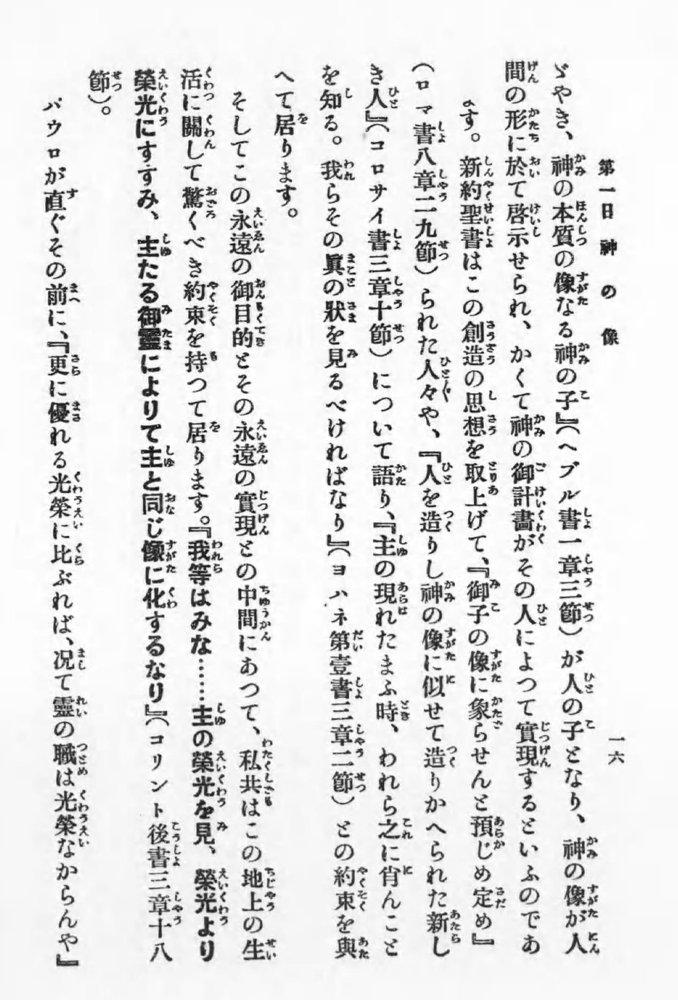
#> input picture samples/sample01.png, 678 x 1000 px, shrunk from 1268 x 1869 before the run
$ python -i remover.py   (imports and definitions only)   (older library calls are emulated)
#> lines starting #> are read from the running program, lines starting #| are printed output that depends on the picture; after the words box and inside, x2 and y2 are one past the last pixel; in counts of white or black regions, pixels touching at a corner belong together
### kanaruby_remover/histgram.py
import math

class Histgram:
    def __init__(self, array, step=5):
        self.step = step
        self.min = min(array)
        self.max = max(array)
        self.total = len(array)
        self.size = math.floor((self.max - self.min) / step) + 1
        self.counts = [0 for i in range(self.size)]
        self.accum_counts = [0 for i in range(self.size)]
        self.sets = [[] for i in range(self.size)]
        for num in array:
            index = self.get_index(num)
            self.counts[index] += 1
            self.sets[index].append(num)
        for i, count in enumerate(self.counts):
            for j in range(i, self.size):
                self.accum_counts[j] += count

    def get_index(self, value):
        return math.floor((value - self.min) / self.step)

    # [5 lines left out: function get_rate, not called in this run]

    def get_nums(self, index):
        return self.sets[index]

    def __str__(self):
        return str(self.counts)

# [7 lines that do not run on import are left out]

### kanaruby_remover/remover.py
import math
import cv2
import numpy as np
from histgram import Histgram
from logging import getLogger
logger = getLogger(__name__)

def cvt_gray(image):
    return cv2.cvtColor(image, cv2.COLOR_RGB2GRAY)

def straighten(image):
    logger.debug('straighten...')
    gray = cvt_gray(image)
    # Gaussian , threshold, contours
    sigma_x = 65
    average_square = (sigma_x, sigma_x)
    img_gauss = cv2.GaussianBlur(image, average_square, sigma_x)
    ret, thres = cv2.threshold(img_gauss, 240, 255, cv2.THRESH_BINARY_INV)
    thres = cvt_gray(thres)
    _, contours, hierarchy = cv2.findContours(thres, cv2.RETR_EXTERNAL, cv2.CHAIN_APPROX_SIMPLE)

    # 最大の矩形の傾きを取得
    largest_contour = max(contours, key=cv2.contourArea)
    rect = cv2.minAreaRect(largest_contour)
    position, size, angle = rect

    # 傾きのずれを画像の回転で補正する
    while angle <= -45:
        angle += 90
    while angle >= 45:
        angle -= 90
    logger.debug('Largest contour angle: {}'.format(angle))

    rows, cols, _ = image.shape
    rotationMat = cv2.getRotationMatrix2D((cols/2, rows/2), angle, 1)
    res_image = cv2.warpAffine(image, rotationMat, (cols, rows), borderMode=cv2.BORDER_CONSTANT, borderValue=(255,255,255))
    return res_image

def shadow_y(image):
    logger.debug('shadow_y...')
    # gaussian_y
    sigma_x = 1
    sigma_y = 127
    average_square = (sigma_x, sigma_y)
    img_gauss = cv2.GaussianBlur(image, average_square, sigma_x, None, sigma_y)

    # threshold inverse
    gray = cv2.cvtColor(img_gauss, cv2.COLOR_RGB2GRAY)
    ret, thres = cv2.threshold(gray, 220, 255, cv2.THRESH_BINARY_INV)
    return thres

def detect_rubies(shadow_image):
    logger.debug('detect_rubies...')
    # 連結成分を取得する
    nlabels, labelimg, contours, CoGs = cv2.connectedComponentsWithStats(shadow_image)

    # 連結成分の width に関するヒストグラム
    get_width = lambda contour: contour[2]
    max_width = get_width(max(contours, key=get_width))
    widths = [get_width(c) for c in contours if get_width(c) != max_width]
    w_hist = Histgram(widths)
    logger.debug('histgram {}'.format(w_hist))

    # ヒストグラムの中点以下をルビと考える
    # 小さすぎるものはノイズ
    half_size = math.floor(w_hist.size / 2)
    ruby_contours = [c for c in contours if w_hist.get_index(get_width(c)) < half_size and w_hist.get_index(get_width(c)) > 0]
    logger.debug('Detect {} rubies contours'.format(len(ruby_contours)))
    return ruby_contours

def remove_rubies_by_contours(image, ruby_contours, color=(255,255,255)):
    image_h = image.shape[0]
    for c in ruby_contours:
        x,y,w,h,_ = c
        cv2.rectangle(image, (x,0), (x+w,image_h), color, -1)

def remove_rubies(image):
    straight_image = straighten(image)
    shadow_image = shadow_y(straight_image)
    rubies = detect_rubies(shadow_image)
    remove_rubies_by_contours(straight_image, rubies)
    return straight_image

>>> import cv2
>>> picture = cv2.cvtColor(cv2.imread('../samples/sample01.png'), cv2.COLOR_BGR2RGB)
#> picture is the input picture: shape (1000, 678, 3); min 2, max 255, mean 228
>>> result = remove_rubies(picture)
#> in straighten, `img_gauss = cv2.GaussianBlur(image, average_square, sigma_x)`:
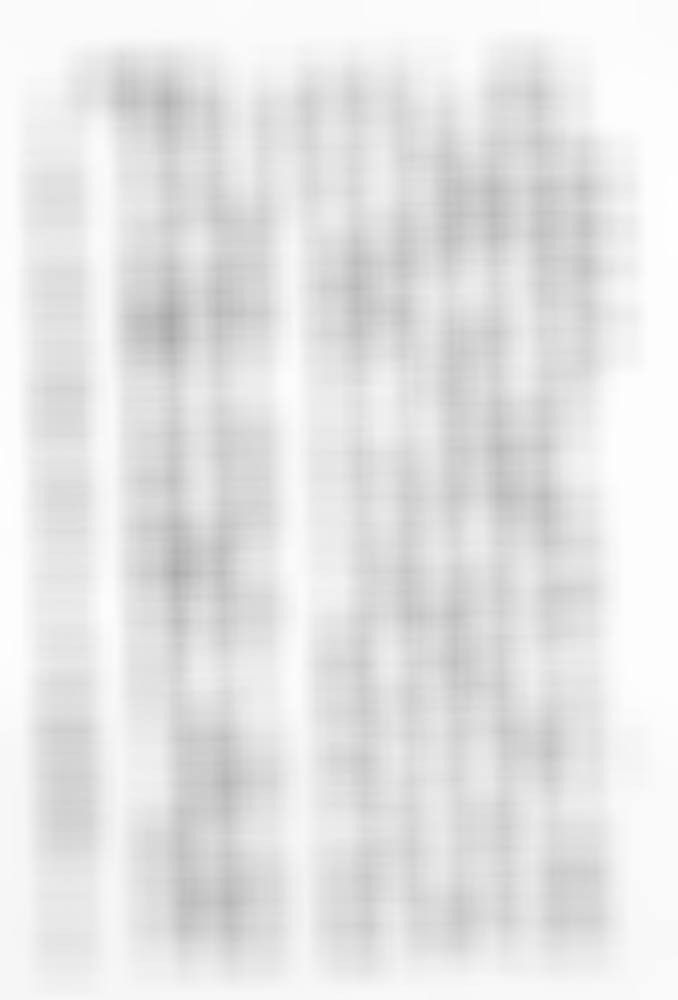
#> img_gauss: shape (1000, 678, 3); min 169, max 254, mean 228
#> in straighten, `ret, thres = cv2.threshold(img_gauss, 240, 255, cv2.THRESH_BINARY_INV)`:
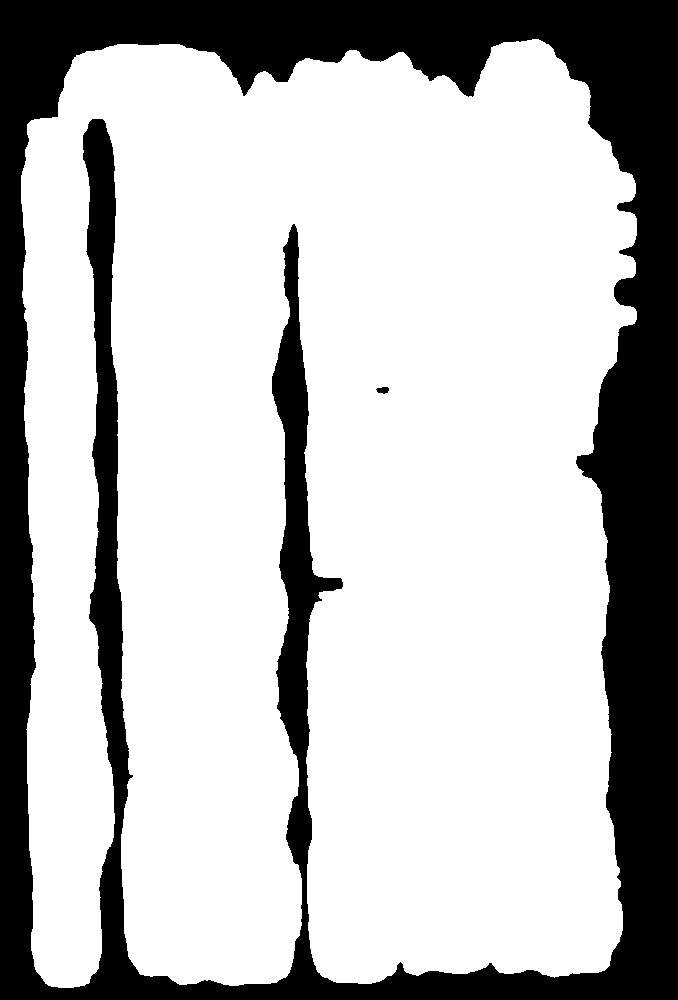
#> thres: shape (1000, 678, 3); 73.4% white; 2 black regions, box (x1, y1, x2, y2) and area: (0, 0, 678, 1000) 180360, (376, 387, 389, 394) 66
#> in straighten, `_, contours, hierarchy = cv2.findContours(thres, cv2.RETR_EXTERNAL, cv..`: contours = 1 contour; box (x1, y1, x2, y2) and area: (21, 39, 637, 988) 494469
#> in straighten, `largest_contour = max(contours, key=cv2.contourArea)`: largest_contour = contour of 2070 points, box (x1, y1, x2, y2) (21, 39, 637, 988), area 494469
#> in straighten, `rect = cv2.minAreaRect(largest_contour)`: rect = ((331.4, 512.7), (614.8, 943.6), -0.545)
#> in straighten, `position, size, angle = rect`: position = (331.4, 512.7); size = (614.8, 943.6); angle = -0.545
#> in straighten, `rotationMat = cv2.getRotationMatrix2D((cols/2, rows/2), angle, 1)`: rotationMat = [[1, -0.00951, 4.77], [0.00951, 1, -3.2]]
#> in shadow_y, `img_gauss = cv2.GaussianBlur(image, average_square, sigma_x, None, sig..`:
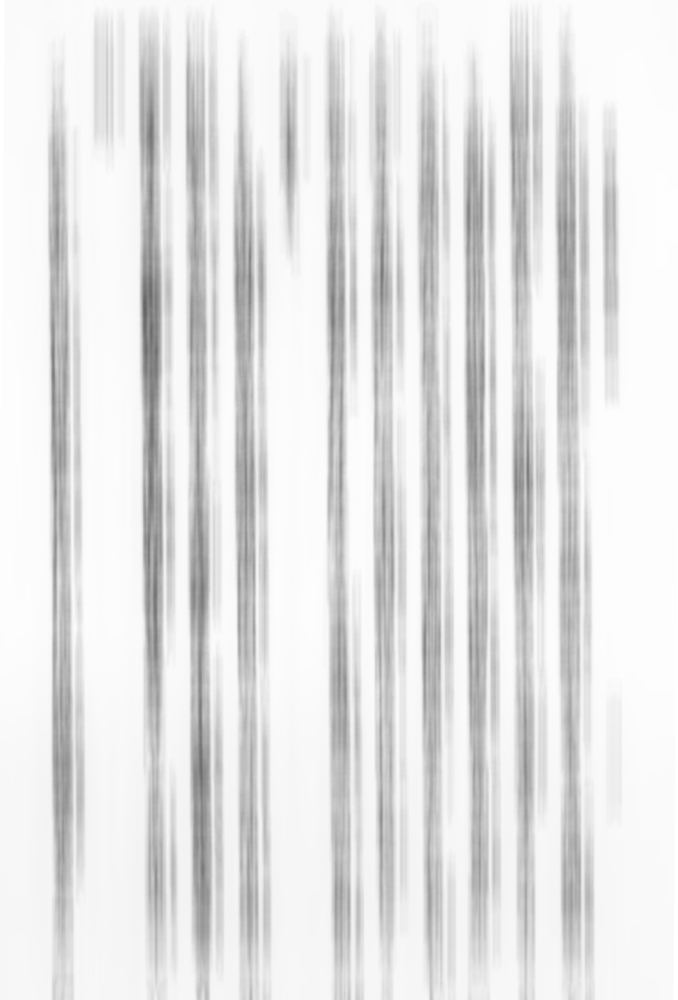
#> img_gauss: shape (1000, 678, 3); min 100, max 255, mean 228
#> in shadow_y, `ret, thres = cv2.threshold(gray, 220, 255, cv2.THRESH_BINARY_INV)`:
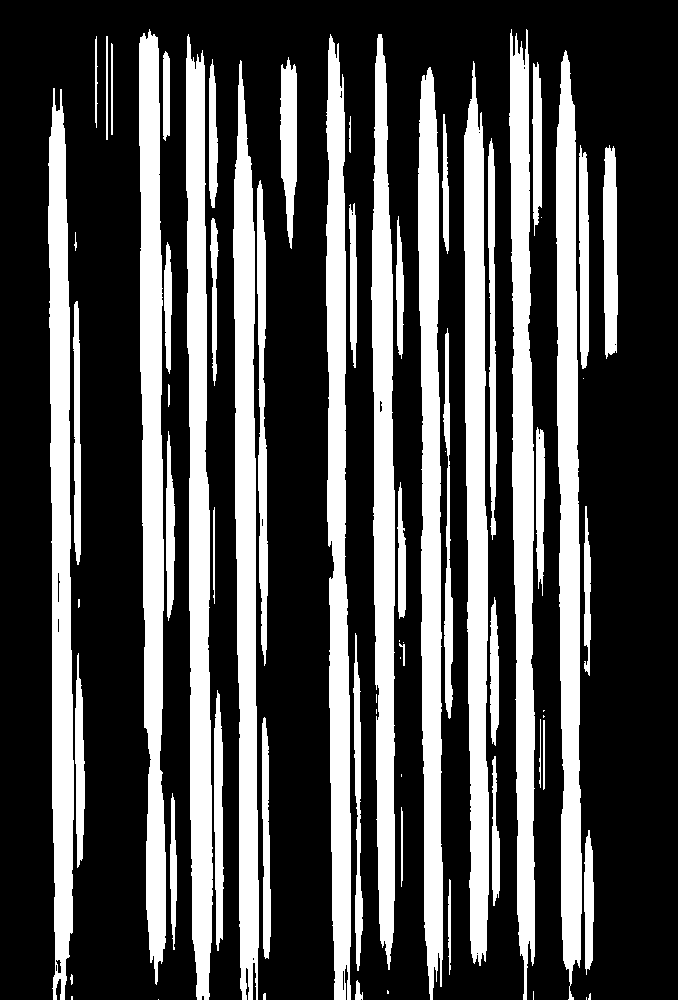
#> thres: shape (1000, 678); 30.8% white; 70 white regions (18 under 20 px), largest, box (x1, y1, x2, y2) and area: (186, 34, 213, 1000) 18101, (139, 29, 166, 985) 17949, (556, 50, 582, 1000) 17290
#> in detect_rubies, `nlabels, labelimg, contours, CoGs = cv2.connectedComponentsWithStats(s..`:
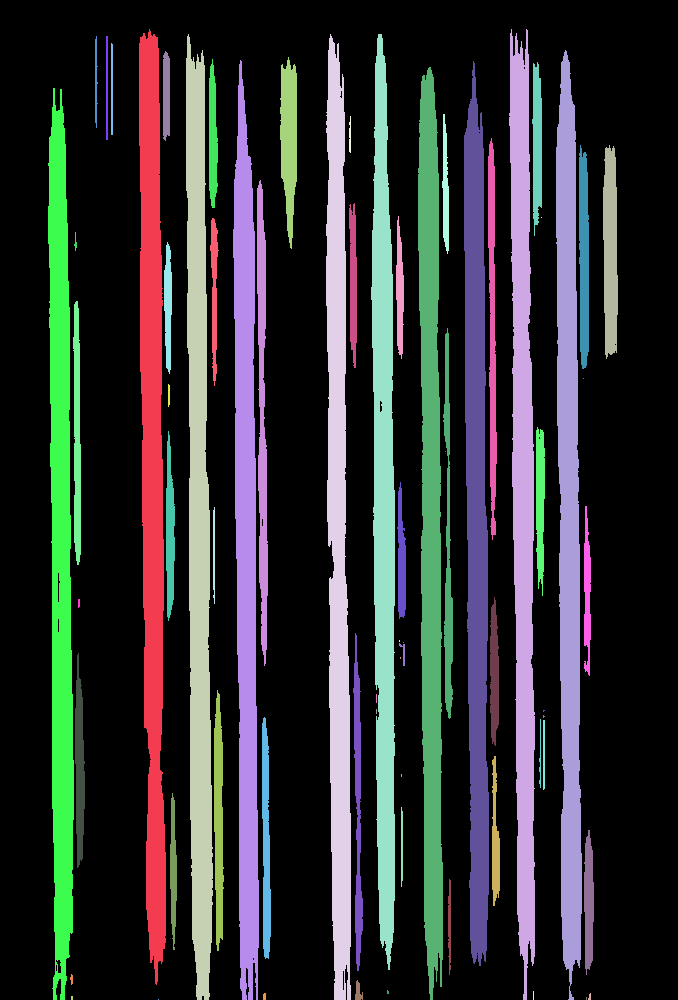
#> labelimg: shape (1000, 678) int32; 71 distinct labels, from 0 to 70; one colour per label, 0 black
#> in detect_rubies, `nlabels, labelimg, contours, CoGs = cv2.connectedComponentsWithStats(s..`: nlabels = 71; contours = 71 rows, first 6: [0, 0, 678, 1000, 469255], [139, 29, 27, 956, 17949], [509, 29, 26, 971, 16857], [186, 34, 27, 966, 18101], [326, 34, 25, 966, 16980], [371, 34, 24, 936, 15962]; CoGs = 71 pairs, first value 60.4 to 610, second value 81.08 to 999
#> in detect_rubies, `max_width = get_width(max(contours, key=get_width))`: max_width = 678
#> in detect_rubies, `widths = [get_width(c) for c in contours if get_width(c) != max_width]`: widths = 70 values, max 27 at index 0, min 1 at index 25, mean 8.29
#> in __init__, `self.min = min(array)`: self.min = 1
#> in __init__, `self.max = max(array)`: self.max = 27
#> in __init__, `self.total = len(array)`: self.total = 70
#> in __init__, `self.size = math.floor((self.max - self.min) / step) + 1`: self.size = 6
#> the loop in __init__, `for num in array:` made 70 passes
#> (num, index) on passes 1 to 8: (27, 5), (26, 5), (27, 5), (25, 4), (24, 4), (3, 0), (2, 0), (2, 0)
#> after the loop in __init__, `for num in array:`: self.counts = [31, 26, 2, 1, 4, 6]
#> the loop in __init__, `for i, count in enumerate(self.counts):` made 6 passes
#> count on passes 1 to 6: 31, 26, 2, 1, 4, 6
#> after the loop in __init__, `for i, count in enumerate(self.counts):`: self.accum_counts = [31, 57, 59, 60, 64, 70]
#> in detect_rubies, `half_size = math.floor(w_hist.size / 2)`: half_size = 3
#> in detect_rubies, `ruby_contours = [c for c in contours if w_hist.get_index(get_width(c))..`: ruby_contours = 28 items, first 6: [163, 51, 7, 90, 584], [209, 59, 9, 149, 1020], [532, 62, 10, 174, 1329], [442, 114, 7, 140, 651], [488, 138, 9, 402, 2314], [579, 145, 10, 224, 1914]
#> in remove_rubies, `rubies = detect_rubies(shadow_image)`: rubies has the same summary as ruby_contours in detect_rubies
#> the loop in remove_rubies_by_contours, `for c in ruby_contours:` made 28 passes
#> (c, x, y, w, h) on passes 1 to 8: ([163, 51, 7, 90, 584], 163, 51, 7, 90), ([209, 59, 9, 149, 1020], 209, 59, 9, 149), ([532, 62, 10, 174, 1329], 532, 62, 10, 174), ([442, 114, 7, 140, 651], 442, 114, 7, 140), ([488, 138, 9, 402, 2314], 488, 138, 9, 402), ([579, 145, 10, 224, 1914], 579, 145, 10, 224), ([603, 145, 15, 214, 2663], 603, 145, 15, 214), ([257, 180, 11, 486, 3357], 257, 180, 11, 486)
#> after the loop in remove_rubies_by_contours, `for c in ruby_contours:`:
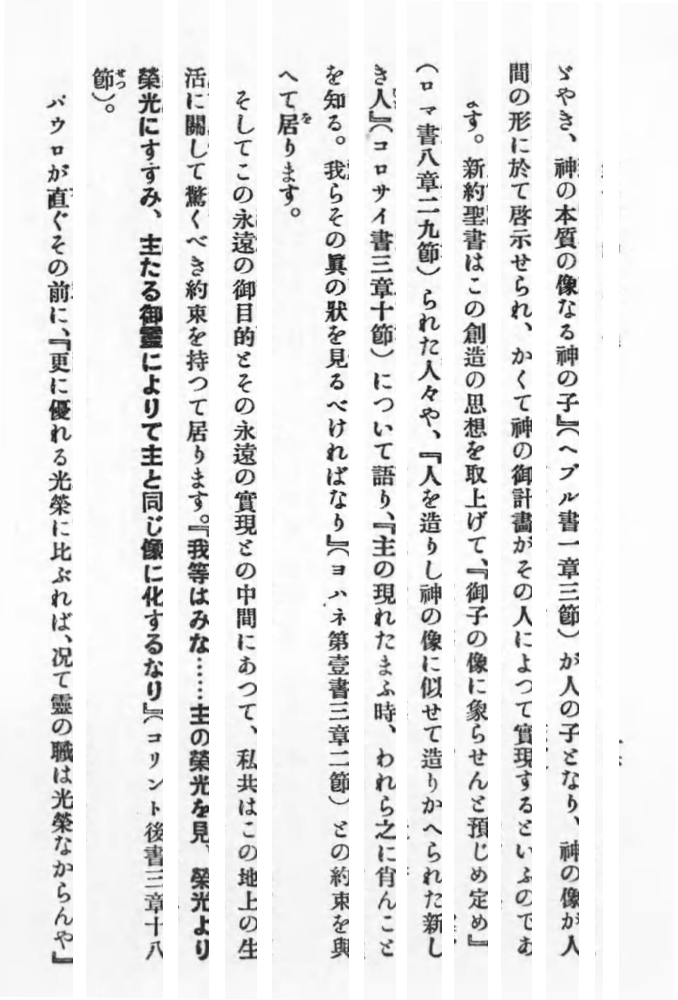
#> image: shape (1000, 678, 3); min 5, max 255, mean 233.4

$ run again, on samples/sample02.png
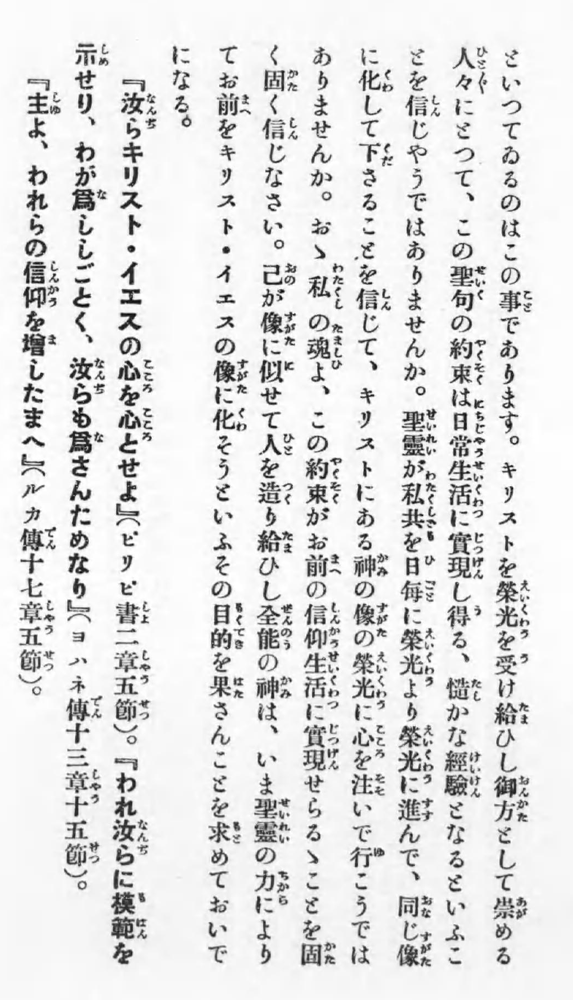
#> input picture samples/sample02.png, 573 x 1000 px, shrunk from 1042 x 1817 before the run
#> picture is the input picture: shape (1000, 573, 3); min 7, max 255, mean 227
#> in straighten, `ret, thres = cv2.threshold(img_gauss, 240, 255, cv2.THRESH_BINARY_INV)`:
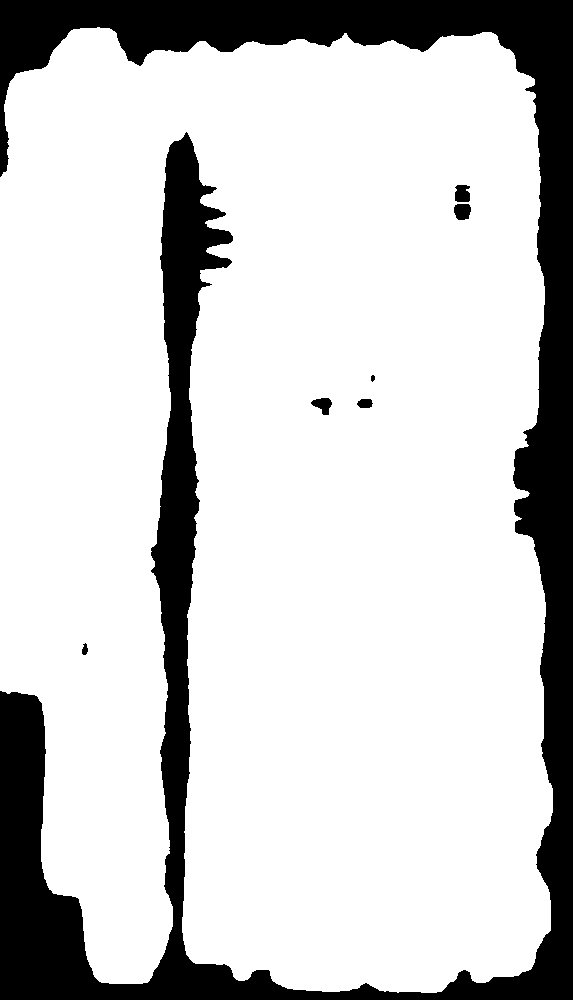
#> thres: shape (1000, 573, 3); 80.5% white; 7 black regions, largest, box (x1, y1, x2, y2) and area: (0, 0, 573, 1000) 110802, (454, 204, 471, 220) 231, (455, 185, 470, 202) 228
#> in straighten, `_, contours, hierarchy = cv2.findContours(thres, cv2.RETR_EXTERNAL, cv..`: contours = 1 contour; box (x1, y1, x2, y2) and area: (0, 27, 553, 993) 459831
#> largest_contour = contour of 1578 points, box (x1, y1, x2, y2) (0, 27, 553, 993), area 459831
#> rect = ((276, 509.5), (965, 552), -90)
#> in straighten, `position, size, angle = rect`: position = (276, 509.5); size = (965, 552); angle = -90
#> the loop in straighten, `while angle <= -45:` made 1 pass
#> angle on pass 1: 0
#> after the loop in straighten, `while angle <= -45:`: angle = 0
#> rotationMat = [[1, 0, 0], [0, 1, 0]]
#> labelimg: shape (1000, 573) int32; 63 distinct labels, from 0 to 62
#> in detect_rubies, `nlabels, labelimg, contours, CoGs = cv2.connectedComponentsWithStats(s..`: nlabels = 63; contours = 63 rows, first 6: [0, 0, 573, 1000, 387522], [66, 0, 29, 920, 16280], [91, 0, 3, 20, 41], [102, 0, 2, 4, 7], [173, 0, 5, 125, 425], [227, 0, 2, 6, 8]; CoGs = 63 pairs, first value 33.69 to 524, second value 0.5 to 997
#> max_width = 573
#> widths = 62 values, max 31 at index 17, min 1 at index 8, mean 8.27
#> self.min = 1
#> self.max = 31
#> self.total = 62
#> self.size = 7
#> the loop in __init__, `for num in array:` made 62 passes
#> (num, index) on passes 1, 2, 4, 5, 6, 7, 8, 9: (29, 5), (3, 0), (5, 0), (2, 0), (29, 5), (2, 0), (2, 0), (1, 0)
#> after the loop in __init__, `for num in array:`: self.counts = [31, 19, 2, 0, 1, 8, 1]
#> the loop in __init__, `for i, count in enumerate(self.counts):` made 7 passes
#> count on passes 1 to 7: 31, 19, 2, 0, 1, 8, 1
#> after the loop in __init__, `for i, count in enumerate(self.counts):`: self.accum_counts = [31, 50, 52, 52, 53, 61, 62]
#> half_size = 3
#> ruby_contours = 21 items, first 6: [179, 40, 10, 109, 745], [50, 236, 6, 113, 535], [333, 239, 9, 162, 958], [285, 257, 10, 172, 1138], [474, 277, 10, 352, 2466], [238, 328, 8, 117, 666]
#> rubies has the same summary as ruby_contours in detect_rubies
#> the loop in remove_rubies_by_contours, `for c in ruby_contours:` made 21 passes
#> (c, x, y, w, h) on passes 1 to 8: ([179, 40, 10, 109, 745], 179, 40, 10, 109), ([50, 236, 6, 113, 535], 50, 236, 6, 113), ([333, 239, 9, 162, 958], 333, 239, 9, 162), ([285, 257, 10, 172, 1138], 285, 257, 10, 172), ([474, 277, 10, 352, 2466], 474, 277, 10, 352), ([238, 328, 8, 117, 666], 238, 328, 8, 117), ([96, 331, 7, 100, 471], 96, 331, 7, 100), ([144, 345, 7, 110, 671], 144, 345, 7, 110)
#> after the loop in remove_rubies_by_contours, `for c in ruby_contours:`:
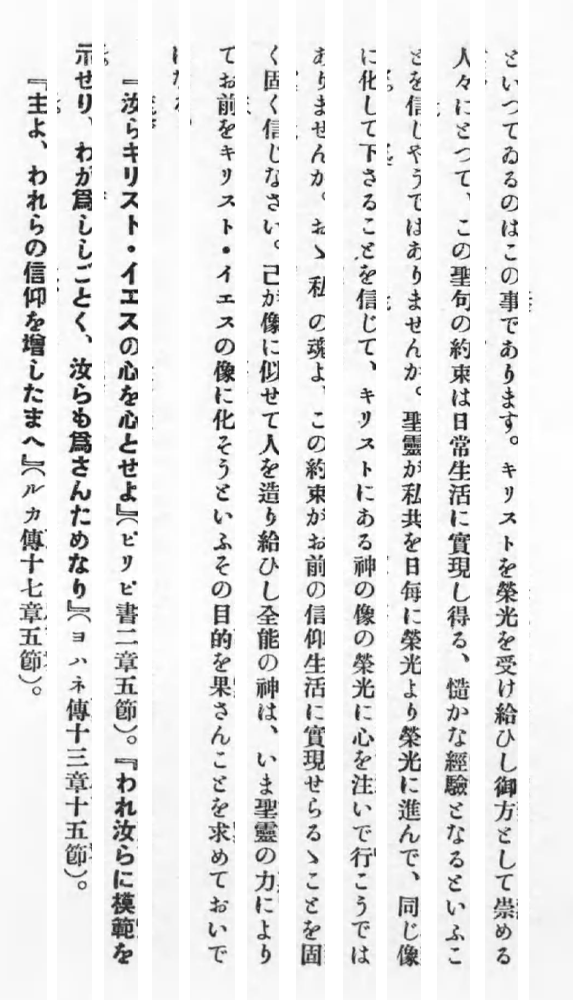
#> image: shape (1000, 573, 3); min 7, max 255, mean 232.6
